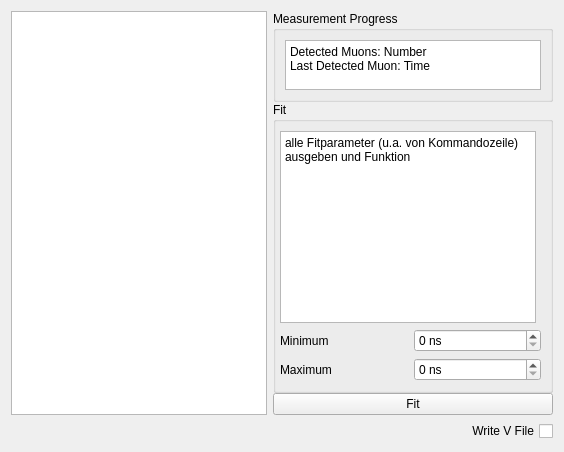
      <widget class="QWidget" name="tab_Velocity">
       <attribute name="title">
        <string>Velocity</string>
       </attribute>
       <layout class="QVBoxLayout" name="verticalLayout_9">
        <item>
         <layout class="QHBoxLayout" name="horizontalLayout_18">
          <item>
           <widget class="QTableView" name="tableView">
            <property name="maximumSize">
             <size>
              <width>16777205</width>
              <height>16777215</height>
             </size>
            </property>
           </widget>
          </item>
          <item>
           <layout class="QVBoxLayout" name="verticalLayout_5">
            <property name="spacing">
             <number>0</number>
            </property>
            <property name="sizeConstraint">
             <enum>QLayout::SetFixedSize</enum>
            </property>
            <property name="leftMargin">
             <number>0</number>
            </property>
            <property name="topMargin">
             <number>0</number>
            </property>
            <item>
             <widget class="QGroupBox" name="groupBox_6">
              <property name="title">
               <string>Measurement Progress</string>
              </property>
              <layout class="QVBoxLayout" name="verticalLayout_3">
               <item>
                <widget class="QPlainTextEdit" name="plainTextEdit">
                 <property name="sizePolicy">
                  <sizepolicy hsizetype="Maximum" vsizetype="Expanding">
                   <horstretch>0</horstretch>
                   <verstretch>0</verstretch>
                  </sizepolicy>
                 </property>
                 <property name="maximumSize">
                  <size>
                   <width>16777215</width>
                   <height>50</height>
                  </size>
                 </property>
                 <property name="plainText">
                  <string>Detected Muons: Number
Last Detected Muon: Time</string>
                 </property>
                </widget>
               </item>
              </layout>
             </widget>
            </item>
            <item>
             <widget class="QGroupBox" name="groupBox_8">
              <property name="enabled">
               <bool>true</bool>
              </property>
              <property name="maximumSize">
               <size>
                <width>16777215</width>
                <height>16777215</height>
               </size>
              </property>
              <property name="contextMenuPolicy">
               <enum>Qt::NoContextMenu</enum>
              </property>
              <property name="title">
               <string>Fit</string>
              </property>
              <layout class="QVBoxLayout" name="verticalLayout_21">
               <property name="leftMargin">
                <number>4</number>
               </property>
               <item>
                <widget class="QPlainTextEdit" name="plainTextEdit_2">
                 <property name="sizePolicy">
                  <sizepolicy hsizetype="Maximum" vsizetype="Maximum">
                   <horstretch>0</horstretch>
                   <verstretch>0</verstretch>
                  </sizepolicy>
                 </property>
                 <property name="plainText">
                  <string>alle Fitparameter (u.a. von Kommandozeile) ausgeben und Funktion</string>
                 </property>
                </widget>
               </item>
               <item>
                <layout class="QGridLayout" name="gridLayout_8">
                 <item row="0" column="0">
                  <widget class="QLabel" name="label_30">
                   <property name="text">
                    <string>Minimum</string>
                   </property>
                  </widget>
                 </item>
                 <item row="0" column="1">
                  <widget class="QSpinBox" name="spinBox_18">
                   <property name="suffix">
                    <string> ns</string>
                   </property>
                  </widget>
                 </item>
                 <item row="1" column="1">
                  <widget class="QSpinBox" name="spinBox_19">
                   <property name="suffix">
                    <string> ns</string>
                   </property>
                  </widget>
                 </item>
                 <item row="1" column="0">
                  <widget class="QLabel" name="label_31">
                   <property name="text">
                    <string>Maximum</string>
                   </property>
                  </widget>
                 </item>
                </layout>
               </item>
              </layout>
             </widget>
            </item>
            <item>
             <widget class="QPushButton" name="pushButton_5">
              <property name="text">
               <string>Fit</string>
              </property>
             </widget>
            </item>
           </layout>
          </item>
         </layout>
        </item>
        <item>
         <layout class="QVBoxLayout" name="verticalLayout_6">
          <item>
           <layout class="QHBoxLayout" name="horizontalLayout_11">
            <item>
             <spacer name="horizontalSpacer_6">
              <property name="orientation">
               <enum>Qt::Horizontal</enum>
              </property>
              <property name="sizeHint" stdset="0">
               <size>
                <width>40</width>
                <height>20</height>
               </size>
              </property>
             </spacer>
            </item>
            <item>
             <widget class="QCheckBox" name="checkBox_17">
              <property name="layoutDirection">
               <enum>Qt::RightToLeft</enum>
              </property>
              <property name="text">
               <string>Write V File</string>
              </property>
             </widget>
            </item>
           </layout>
          </item>
         </layout>
        </item>
       </layout>
      </widget>
